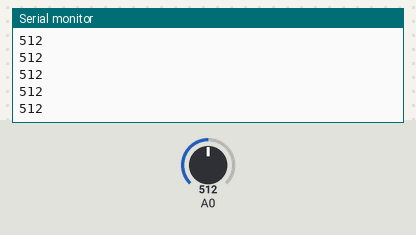
This sketch was run on a simulated Arduino Uno, built with avr-gcc and run on an emulated ATmega328P. Parts: the last lines printed to the serial monitor. The inputs (shaded band) are chosen by the test bench; at power-on: A0 = 512.

Above: at 1.2 s.
1.3 s: A0 set to 716
At 1.31 s:
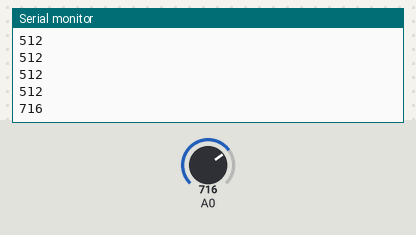
2.8 s: A0 set to 900
At 2.81 s:
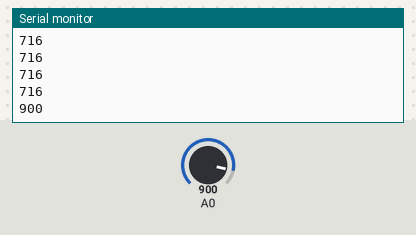
Timing chart, 0 to 5.8 s (numbered marks = the images above; inputs shaded):
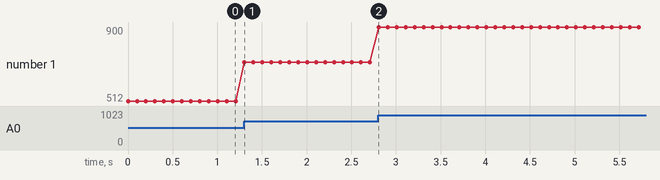

Measured:
- after the input at 1.3 s, the serial monitor: prints a new line at once (image 1)
- after the input at 2.8 s, the serial monitor: prints a new line at once (image 2)
- plotted number 1: 512 → 716 after the input at 1.3 s, 716 → 900 after the input at 2.8 s

The sketch:

06-analog-serial.ino
```cpp
/*
 * ANALOG SENSOR TO SERIAL MONITOR
 *
 * Reads an analog sensor and prints out the reading on the serial monitor.
 *
 * Circuit:
 *     - Potentiometer connected to pin A0.
 */

void setup() {
    // we don't need to explicitly declare the A0 pin as an input.

    // start the serial communication
    Serial.begin(9600);
}

void loop() {
    // use analogRead() to read from the sensor
    int sensor_reading = analogRead(A0);

    // print out the data on the Serial Monitor and pause for a while.
    Serial.println(sensor_reading);
    delay(100);
}
```
